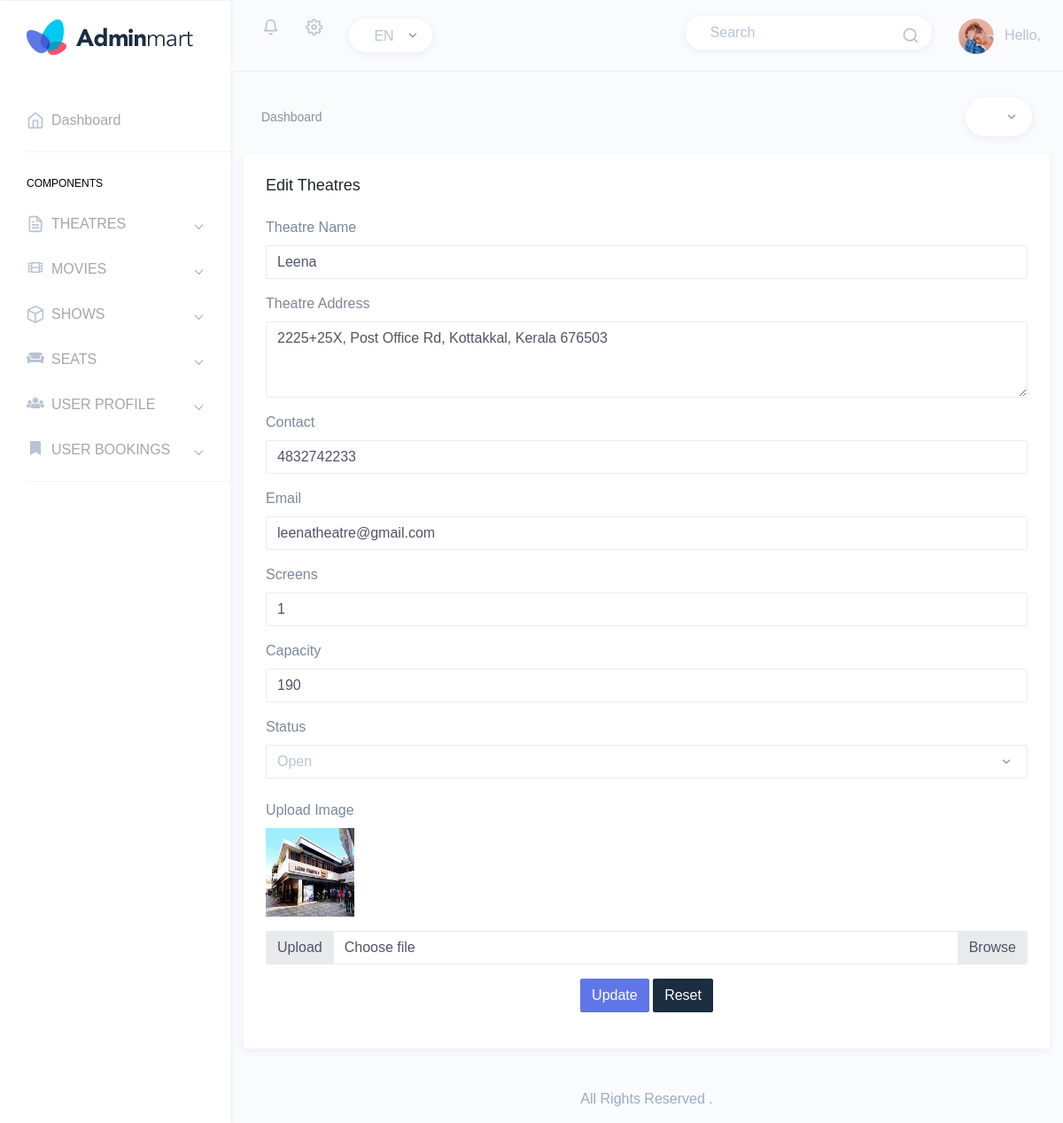
Page /Backend/edit_theatre/1/ on the committed database.
### Backend/models.py (models this page shows)
class TheatreDB(models.Model):
    TheatreName = models.CharField(max_length=100,null=True,blank=True)
    TheatreAddress = models.CharField(max_length=100,null=True,blank=True)
    Contact = models.IntegerField(null=True,blank=True)
    Email = models.EmailField(max_length=100,null=True,blank=True)
    Screen = models.IntegerField(null=True,blank=True)
    Capacity = models.IntegerField(null=True,blank=True)
    Status = models.CharField(max_length=100,null=True,blank=True)
    TheatreImage = models.ImageField(upload_to="images",null=True,blank=True)

### Backend/views.py (the view)
# urls.py: path('edit_theatre/<int:t_id>/',views.edit_theatre,name="edit_theatre"),
def edit_theatre(request,t_id):
    tdata = TheatreDB.objects.get(id=t_id)
    return render(request,"Edit_Theatre.html",{"tdata":tdata})

### Backend/templates/Edit_Theatre.html (shortened to what this page needs)
{% extends 'index.html' %}
{% block content %}
<html lang="en">
<head>
</head>
<body>
<div class="col-sm-12 col-md-12" style="margin-top:20px;">
                        <div class="card">
                            <div class="card-body">
                                <h4 class="card-title">Edit Theatres</h4>
                                <form class="mt-4" method="post" action="{% url 'update_theatre' t_id=tdata.id %}" enctype="multipart/form-data">
                                    <div class="form-group">
                                        <label>Theatre Name</label>
                                        <input type="text" class="form-control" placeholder="Name" name="tname" value="{{tdata.TheatreName}}">
                                    </div>
                                    <div class="form-group">
                                        <label>Theatre Address</label>
                                        <textarea class="form-control" rows="3" placeholder="Address" name="taddress">{{tdata.TheatreAddress}}</textarea>
                                    </div>
                                    <div class="form-group">
                                        <label>Contact</label>
                                        <input type="text" class="form-control" placeholder="Number" name="tcontact" value="{{tdata.Contact}}">
                                    </div>
                                    <div class="form-group">
                                        <label>Email</label>
                                        <input type="email" class="form-control" placeholder="abc@example.com" name="temail" value="{{tdata.Email}}">
                                    </div>
                                    <div class="form-group">
                                        <label>Screens</label>
                                        <input type="number" class="form-control" placeholder="Screens" name="tscreen" value="{{tdata.Screen}}">
                                    </div>
                                    <div class="form-group">
                                        <label>Capacity</label>
                                        <input type="number" class="form-control" placeholder="Seating capacity" name="tcapacity" value="{{tdata.Capacity}}">
                                    </div>
                                    <div class="form-group mb-4">
                                        <label class="mr-sm-2" for="inlineFormCustomSelect">Status</label>
                                        <select class="custom-select mr-sm-2" id="inlineFormCustomSelect" name="tstatus">
                                            <option selected="">{{tdata.Status}}</option>
                                        </select>
                                    </div>
                                    <label>Upload Image</label> <br>
                                    <img src="{{tdata.TheatreImage.url}}" width="100px" height="100px" class="mb-3"><br>
                                    <div class="input-group mb-3">
                                        <div class="input-group-prepend">
                                            <span class="input-group-text">Upload</span>
                                        </div>
                                        <div class="custom-file">
                                            <label class="custom-file-label" for="inputGroupFile01">Choose file</label>
                                        </div>
                                    </div>
                                    <div class="form-actions">
                                        <div class="text-center">
                                            <button type="submit" class="btn btn-info">Update</button>
                                            <button type="reset" class="btn btn-dark">Reset</button>
                                        </div>
                                    </div>
                                </form>
                            </div>
                        </div>
                    </div>
</body>
</html>
{% endblock %}

### rows in the picture
TheatreDB: tname "Leena", taddress "2225+25X, Post Office Rd, Kottakkal, Kerala 676503", tcontact "4832742233", temail "leenatheatre@gmail.com", tscreen "1", tcapacity "190", tstatus "Open", TheatreImage (picture)
